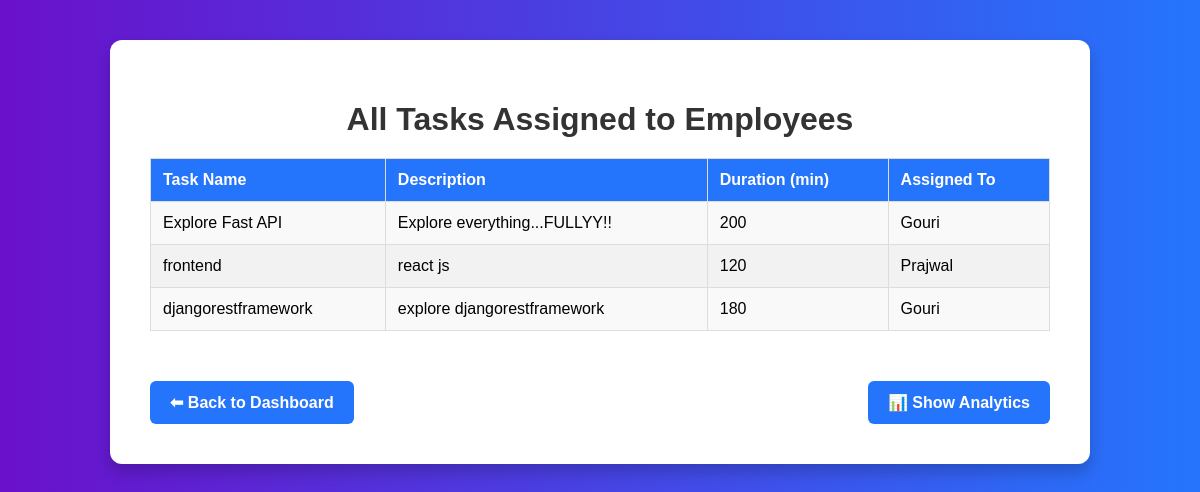
Before: /all-tasks/ (signed in) with the older database file.
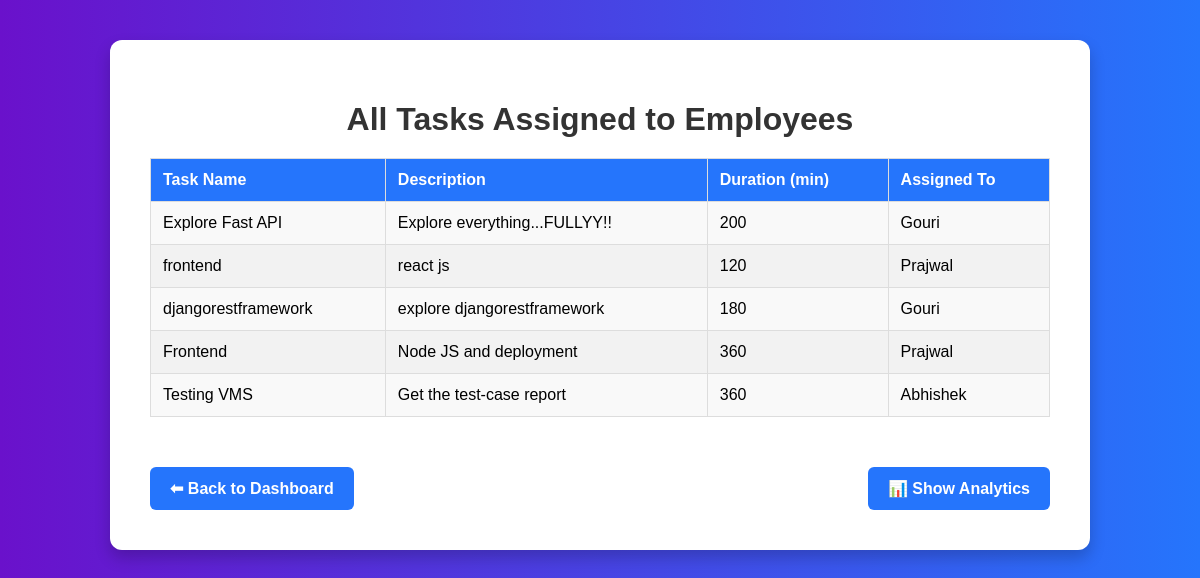
After: the same page with the newer database file.
### tasks/models.py (models this page shows, shortened)
class Task(models.Model):
    assigned_to = models.ForeignKey(User, on_delete=models.CASCADE)
    title = models.CharField(max_length=100)
    description = models.TextField()
    duration = models.IntegerField(help_text="in minutes")
    created_at = models.DateTimeField(auto_now_add=True)

### tasks/views.py (the view)
# urls.py: path('all-tasks/', views.all_tasks, name='all_tasks'),
@login_required
def all_tasks(request):
    tasks = Task.objects.all()
    return render(request, 'all_tasks.html', {'tasks': tasks})

### templates/all_tasks.html (shortened to what this page needs)
<!DOCTYPE html>
<html>
<head>
</head>
<body>
    <div class="dashboard-container">
        <h1>All Tasks Assigned to Employees</h1>
        <table>
            <thead>
                <tr>
                    <th>Task Name</th>
                    <th>Description</th>
                    <th>Duration (min)</th>
                    <th>Assigned To</th>
                </tr>
            </thead>
            <tbody>
                {% for task in tasks %}
                <tr>
                    <td>{{ task.title }}</td>
                    <td>{{ task.description }}</td>
                    <td>{{ task.duration }}</td>
                    <td>{{ task.assigned_to.username }}</td>
                </tr>
                {% empty %}
                <tr>
                    <td colspan="4" style="text-align:center;">No tasks available</td>
                </tr>
                {% endfor %}
            </tbody>
        </table>
       <div class="button-row">
    <a href="{% url 'dashboard_employee' %}" class="btn-link">⬅ Back to Dashboard</a>
    <a href="{% url 'analytics_page' %}" class="btn-link">📊 Show Analytics</a>
</div>
    </div>
</body>
</html>

Changed rows visible on the page:
added Task: title "Frontend", description "Node JS and deployment", duration "360", assigned_to.username "Prajwal"
added Task: title "Testing VMS", description "Get the test-case report", duration "360", assigned_to.username "Abhishek"
